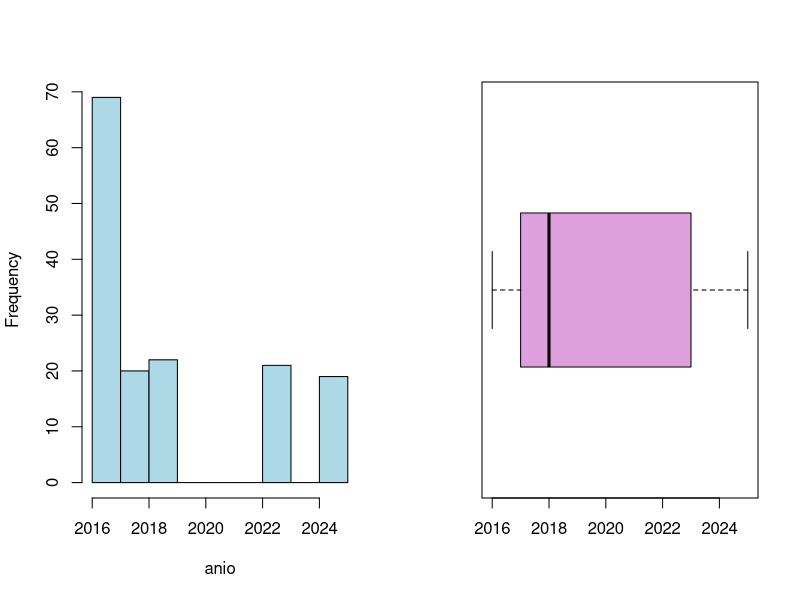
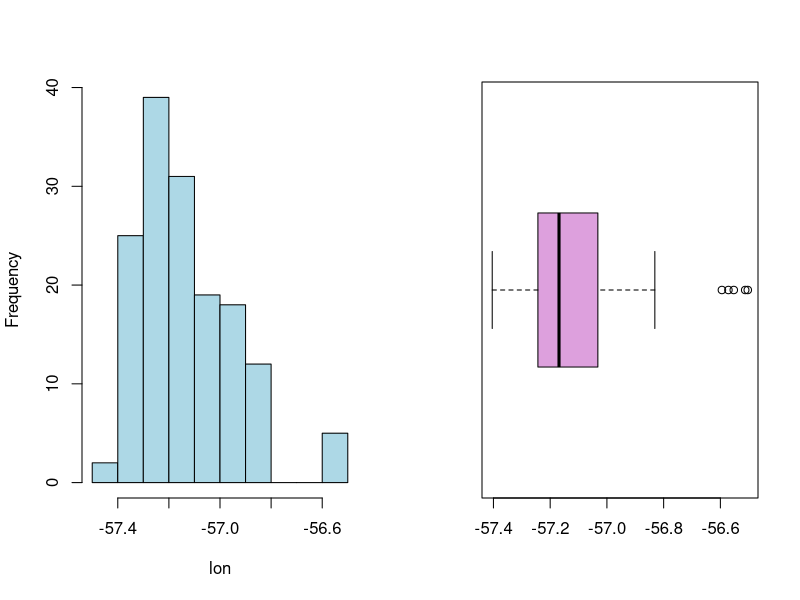
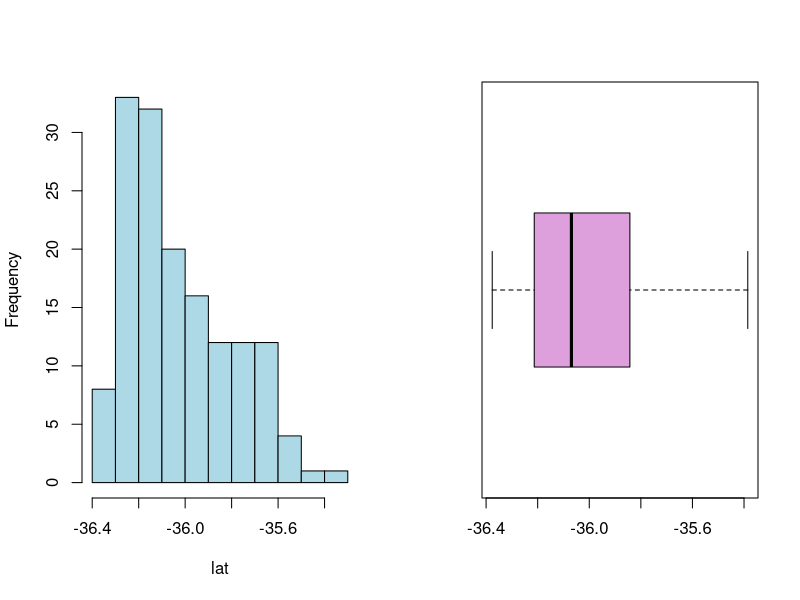
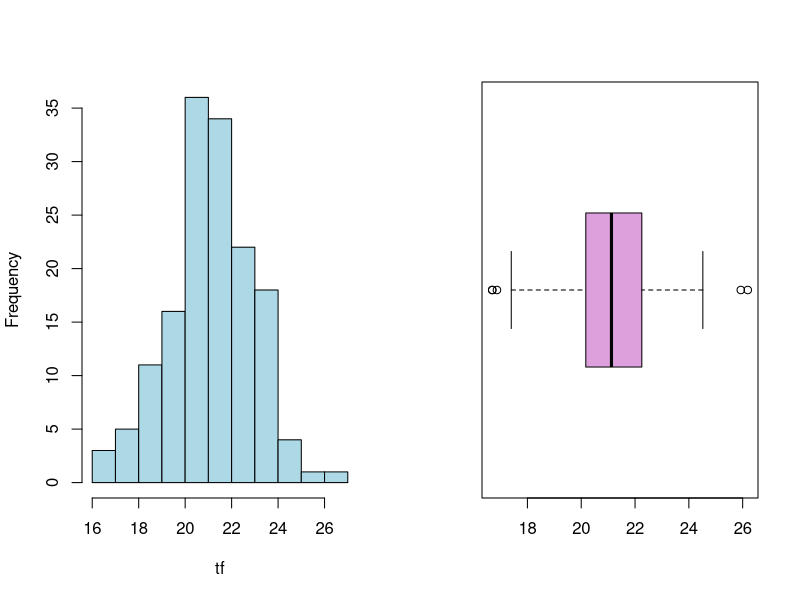
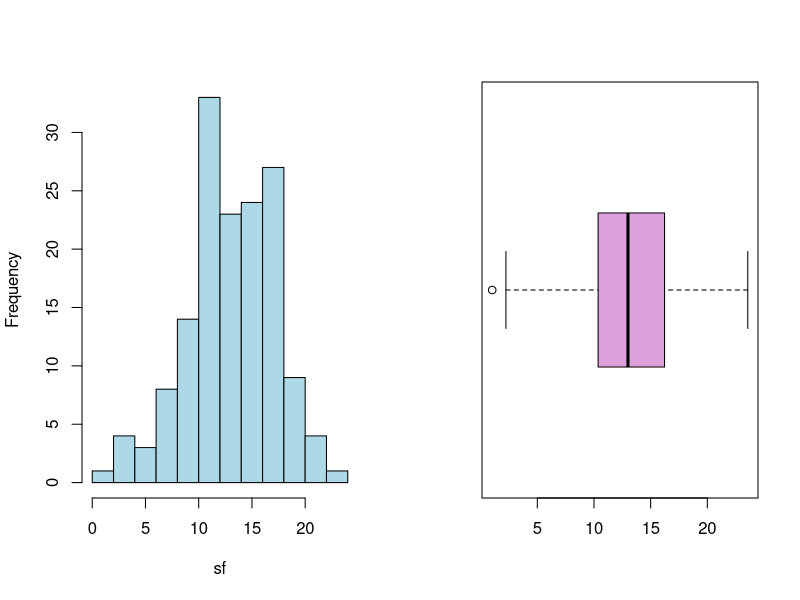
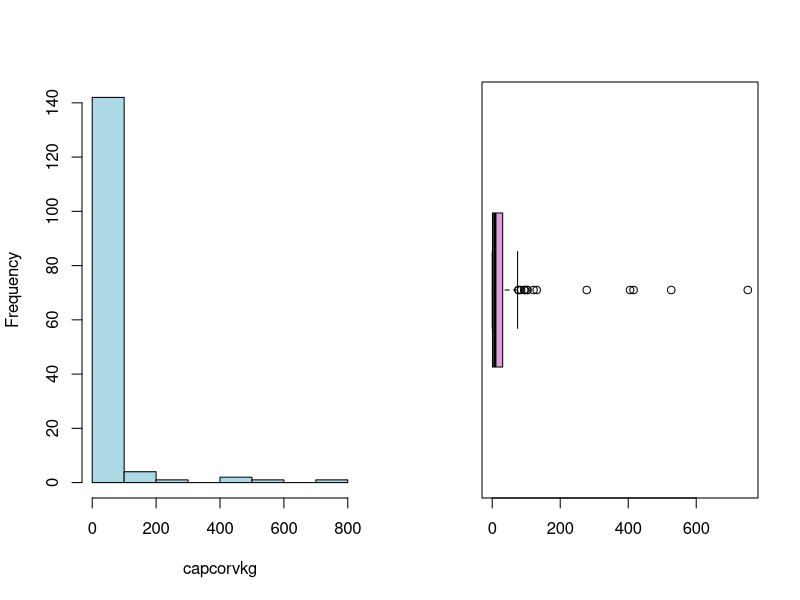
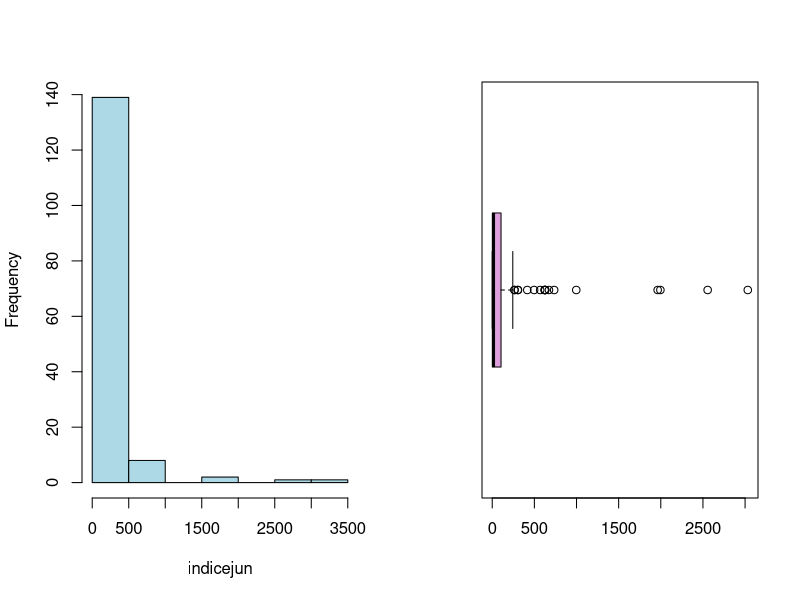
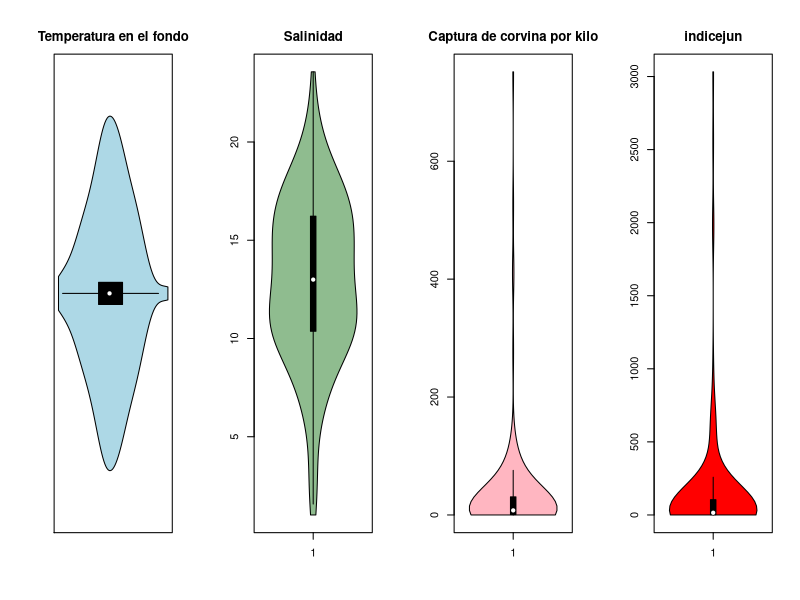

Reproduce these figures in R, in order.
## ---- chunk 1
knitr::opts_chunk$set(echo = TRUE, warning = FALSE, message = FALSE)
packages = c("sf", "spdep", "spatialreg", "vioplot", "corrplot", "ggplot2")

# instalar paquetes faltantes

library(dplyr)
library(readxl)
library(spdep)   # datos espaciales
library(sf)      # datos espaciales
library(spatialreg) # modelos SAR/SEM
library(vioplot)   # gráficos de violín
library(corrplot)  # gráficos de correlación 
library(ggplot2)

# 1. Verificar si units está realmente instalado
library(units)


# 4. Luego cargar sf
library(sf)


" - - - - - - - - - - - - -  CARGAR DATOS  - - - - - - - - - - - - - - - - - - "



# Cargar datos
dm=read_excel("Datos juveniles corvina.xlsx")

summary(dm)  # resumen estadístico

'Aquí pasaremos nuestros datos a formato numérico para poder trabajarlos y construimos un dataframe'

anio       =as.numeric(dm$Anio)
lon        =as.numeric(dm$lon)
lat        =as.numeric(dm$lat)
tf         =as.numeric(dm$tf)
sf         =as.numeric(dm$sf)
capcorvkg  =as.numeric(dm$cap_cor_kg)
indicejun  =as.numeric(dm$n_juv_e1)

dm=data.frame(anio,lon,lat,tf,sf,capcorvkg,indicejun)

## ---- chunk 2

for (i in 1:length(colnames(dm))){
  par(mfrow = c(1,2))   # 1 fila y 2 columnas
  n <- names(dm)[i]
  # Histograma
  hist(dm[, i], main = "", xlab = n,  col = "lightblue")
  
  # Boxplot
  boxplot(dm[, i], main = "", horizontal = TRUE, col = "plum")
}

## ---- chunk 3
# Graficos de violín
par(mfrow=c(1,4)) # presentar 4 gráficos en 1 fila, 4 columnas
vioplot(tf, col = "lightblue"   , main="Temperatura en el fondo", horizontal= TRUE)
vioplot(sf,   col = "darkseagreen", main="Salinidad")
vioplot(capcorvkg,      col = "lightpink"   , main="Captura de corvina por kilo")
vioplot(indicejun,      col = "red"   , main="indicejun")
par(mfrow=c(1,1))  # volver a 1 gráfico

## ---- chunk 4
# Gráficos de dispersión
(cor_mat = cor(dm[,4:7])) # Matriz de correlaciones

pairs(dm[,4:7], pch=19, col="tan")


# Visualización con corrplot
corrplot(cor_mat, method = "circle", type = "upper",
         col = colorRampPalette(c("orangered", "white", "mediumseagreen"))(200),
         tl.col = "darkslateblue", tl.srt = 45, 
         addCoef.col = "midnightblue", number.cex = 0.8)

## ---- chunk 5
# Convertir a objeto espacial (CRS WGS84)
dm_sp = st_as_sf(dm, coords = c("lon", "lat"), crs = 4326)
## ---- chunk 6
#Gráfico simple. El gradiente de color va de menor a mayor altura
plot(dm_sp["capcorvkg"], main = "capcorvkg", pch=18, axes=T)
## ---- chunk 7
# Definir límites 
xlim = c(min(dm$lon) - 0.2, max(dm$lon) + 0.2)
ylim = c(min(dm$lat) - 0.2, max(dm$lat) + 0.2)
## ---- chunk 8
# Aseguramos que 'anio' sea un factor
dm$anio <- as.factor(dm$anio)

# Mapa base (data.frame con polígonos del mundo)
world <- map_data("world")

# Definir límites del mapa
xlim <- c(min(dm$lon) - 0.2, max(dm$lon) + 0.2)
ylim <- c(min(dm$lat) - 0.2, max(dm$lat) + 0.2)
## ---- chunk 9
# Gráfico facetado. 
ggplot() +
  geom_polygon(data = world, aes(x = long, y = lat, group = group),
               fill = "gray90", colour = "gray70") +
  geom_point(data = dm,
             aes(x = lon, y = lat, colour = capcorvkg),
             size =3) +
  scale_color_gradient(low = "lightblue", high = "darkred") +
  coord_quickmap(xlim = xlim, ylim = ylim, expand = FALSE) +
  facet_wrap(~ anio, labeller = labeller(anio = c(
    "1" = "2016",
    "2" = "2017",
    "3" = "2018",
    "4" = "2019",
    "5" = "2023",
    "6" = "2025"
  ))) +
  labs(title = "captura de corvina por kg",
       x = "Longitud", y = "Latitud", colour = "capcorvkg") +
  theme_minimal()


## ---- chunk 10
ggplot() +
  geom_polygon(data = world, aes(x = long, y = lat, group = group),
               fill = "gray90", colour = "gray70") +
  geom_point(data = dm,
             aes(x = lon, y = lat,
                 colour = sf,
                 size   = sf),      # tamaño mapeado estéticamente
             alpha = 0.8) +        # leve transparencia para mejor lectura
  scale_color_viridis_c(name = "sf (color)") +
  scale_size_continuous(name = "sf (tamaño)",
                        range = c(1, 6)) +   # control del rango visual
  coord_quickmap(xlim = xlim, ylim = ylim, expand = FALSE)+
  facet_wrap(~ anio, labeller = labeller(anio = c(
    "1" = "2016",
    "2" = "2017",
    "3" = "2018",
    "4" = "2019",
    "5" = "2023",
    "6" = "2025"
  ))) +
  labs(title = "Distribución del salinidad por año",
       x = "Longitud", y = "Latitud") +
  theme_minimal() +
  theme(
    legend.position = "right",
    strip.text = element_text(face = "bold")
  )

## ---- chunk 11

ggplot() +
  geom_polygon(data = world, aes(x = long, y = lat, group = group),
               fill = "gray90", colour = "gray70") +
  geom_point(data = dm,
             aes(x = lon, y = lat,
                 colour = tf,
                 size   = tf),      # tamaño mapeado estéticamente
             alpha = 0.8) +        # leve transparencia para mejor lectura
  scale_color_viridis_c(name = "tf (color)") +
  scale_size_continuous(name = "tf (tamaño)",
                        range = c(1, 6)) +   # control del rango visual
  coord_quickmap(xlim = xlim, ylim = ylim, expand = FALSE) +
  facet_wrap(~ anio, labeller = labeller(anio = c(
    "1" = "2016",
    "2" = "2017",
    "3" = "2018",
    "4" = "2019",
    "5" = "2023",
    "6" = "2025"
  ))) +
  labs(title = "Distribución del tf por año",
       x = "Longitud", y = "Latitud") +
  theme_minimal() +
  theme(
    legend.position = "right",
    strip.text = element_text(face = "bold")
  )

## ---- chunk 12
# Gráfico facetado
ggplot() +
  geom_polygon(data = world, aes(x = long, y = lat, group = group),
               fill = "gray90", colour = "gray70") +
  geom_point(data = dm,
             aes(x = lon, y = lat, colour = tf),
             size =3) +
  scale_color_gradient(low = "lightblue", high = "darkred") +
  coord_quickmap(xlim = xlim, ylim = ylim, expand = FALSE) +
  facet_wrap(~ anio, labeller = labeller(anio = c(
    "1" = "2016",
    "2" = "2017",
    "3" = "2018",
    "4" = "2019",
    "5" = "2023",
    "6" = "2025"
  ))) +
  labs(title = "Distribución del índice por año",
       x = "Longitud", y = "Latitud", colour = "tf") +
  theme_minimal()

## ---- chunk 13
cuartiles <- quantile(dm$capcorvkg, probs = seq(0, 1, 0.25), na.rm = TRUE)
print(cuartiles)

# Crear columna de cuartil correspondiente
dm <- dm %>%
  mutate(cuartil = cut(capcorvkg,
                       breaks = cuartiles,
                       include.lowest = TRUE,
                       labels = c("Q1", "Q2", "Q3", "Q4")))

# Cargar mapa base del mundo
world <- map_data("world")

# Definir límites del mapa (con un pequeño margen)
xlim <- c(min(dm$lon) - 0.2, max(dm$lon) + 0.2)
ylim <- c(min(dm$lat) - 0.2, max(dm$lat) + 0.2)

## ---- chunk 14
# Gráfico facetado por año, coloreado por cuartil
ggplot() +
  geom_polygon(data = world, aes(x = long, y = lat, group = group),
               fill = "gray90", colour = "gray70") +
  geom_point(data = dm,
             aes(x = lon, y = lat, colour = cuartil),
             size = 2, alpha = 0.9) +
  scale_color_brewer(palette = "RdYlBu", direction = -1, name = "Cuartiles\n(capcorvkg)") +
  coord_quickmap(xlim = xlim, ylim = ylim, expand = FALSE)+
  facet_wrap(~ anio, labeller = labeller(anio = c(
    "1" = "2016",
    "2" = "2017",
    "3" = "2018",
    "4" = "2019",
    "5" = "2023",
    "6" = "2025"
  )))+
  labs(title = "Distribución espacial de captura de corvina x kg por cuartiles y año",
       x = "Longitud", y = "Latitud") +
  theme_minimal() +
  theme(
    panel.grid = element_line(colour = "gray80", size = 0.2),
    strip.text = element_text(face = "bold"),
    legend.position = "right"
  )

## ---- chunk 15
# Calcular los cuartiles capcorvkg por año (opcionalmente podrías hacerlo por año)
cuartiles <- quantile(dm$tf, probs = seq(0, 1, 0.25), na.rm = TRUE)
print(cuartiles)

# Crear columna de cuartil correspondiente
dm <- dm %>%
  mutate(cuartil = cut(tf,
                       breaks = cuartiles,
                       include.lowest = TRUE,
                       labels = c("Q1", "Q2", "Q3", "Q4")))

# Cargar mapa base del mundo
world <- map_data("world")

# Definir límites del mapa (con un pequeño margen)
xlim <- c(min(dm$lon) - 0.2, max(dm$lon) + 0.2)
ylim <- c(min(dm$lat) - 0.2, max(dm$lat) + 0.2)

## ---- chunk 16

# Gráfico facetado por año, coloreado por cuartil
ggplot() +
  geom_polygon(data = world, aes(x = long, y = lat, group = group),
               fill = "gray90", colour = "gray70") +
  geom_point(data = dm,
             aes(x = lon, y = lat, colour = cuartil),
             size = 2, alpha = 0.9) +
  scale_color_brewer(palette = "RdYlBu", direction = -1, name = "Cuartiles\n(tf)") +
  coord_quickmap(xlim = xlim, ylim = ylim, expand = FALSE)+
  facet_wrap(~ anio, labeller = labeller(anio = c(
    "1" = "2016",
    "2" = "2017",
    "3" = "2018",
    "4" = "2019",
    "5" = "2023",
    "6" = "2025"
  )))+
  labs(title = "Distribución espacial de temperatura en el fondo por cuartiles y año",
       x = "Longitud", y = "Latitud") +
  theme_minimal() +
  theme(
    panel.grid = element_line(colour = "gray80", size = 0.2),
    strip.text = element_text(face = "bold"),
    legend.position = "right"
  )
## ---- chunk 17
# Calcular los cuartiles capcorvkg por año (opcionalmente podrías hacerlo por año)
cuartiles <- quantile(dm$sf, probs = seq(0, 1, 0.25), na.rm = TRUE)
print(cuartiles)

# Crear columna de cuartil correspondiente
dm <- dm %>%
  mutate(cuartil = cut(sf,
                       breaks = cuartiles,
                       include.lowest = TRUE,
                       labels = c("Q1", "Q2", "Q3", "Q4")))

# Cargar mapa base del mundo
world <- map_data("world")

# Definir límites del mapa (con un pequeño margen)
xlim <- c(min(dm$lon) - 0.2, max(dm$lon) + 0.2)
ylim <- c(min(dm$lat) - 0.2, max(dm$lat) + 0.2)

## ---- chunk 18
# Gráfico facetado por año, coloreado por cuartil
ggplot() +
  geom_polygon(data = world, aes(x = long, y = lat, group = group),
               fill = "gray90", colour = "gray70") +
  geom_point(data = dm,
             aes(x = lon, y = lat, colour = cuartil),
             size = 2, alpha = 0.9) +
  scale_color_brewer(palette = "RdYlBu", direction = -1, name = "Cuartiles\n(sf)") +
  coord_quickmap(xlim = xlim, ylim = ylim, expand = FALSE)+
  facet_wrap(~ anio, labeller = labeller(anio = c(
    "1" = "2016",
    "2" = "2017",
    "3" = "2018",
    "4" = "2019",
    "5" = "2023",
    "6" = "2025"
  )))+
  labs(title = "Distribución espacial de salinidad por cuartiles y año",
       x = "Longitud", y = "Latitud") +
  theme_minimal() +
  theme(
    panel.grid = element_line(colour = "gray80", size = 0.2),
    strip.text = element_text(face = "bold"),
    legend.position = "right"
  )
